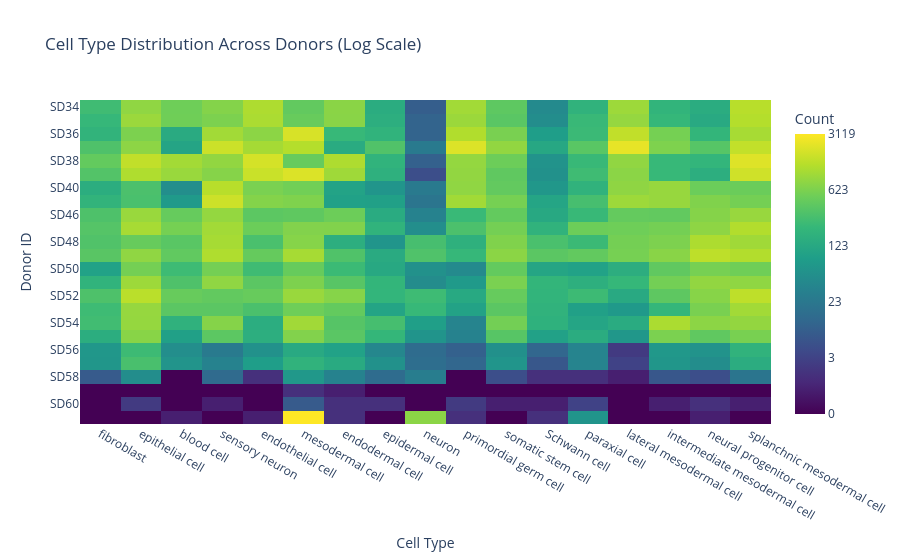

Notebook code for this chart:
### Code cell
donor_col = 'sample' #this is the column that contains the donor IDs, usually it's donorID

n_donors = adata.obs[donor_col].nunique()
print(f"\nNumber of unique donors: {n_donors}")

# Create a cross-tabulation of donor_id and cell_type
donor_cell_matrix = pd.crosstab(adata.obs[donor_col], adata.obs['cell_type'])

# Create heatmap using plotly
import plotly.express as px
import numpy as np

# Apply log10 transform to the data (adding 1 to avoid log(0))
log_data = np.log10(donor_cell_matrix.values + 1)

# Create regular heatmap with log-transformed data
fig = px.imshow(
    log_data,
    labels=dict(x="Cell Type", y="Donor ID", color="Count"),
    x=donor_cell_matrix.columns,
    y=donor_cell_matrix.index,
    color_continuous_scale='Viridis',
    title='Cell Type Distribution Across Donors (Log Scale)',
    aspect='auto'
)

fig.data[0].customdata = donor_cell_matrix.values
fig.data[0].hovertemplate = "Cell Type: %{x}<br>Donor ID: %{y}<br>Count: %{customdata:.0f}<br>Log10 Count: %{z:.2f}<extra></extra>"

tick_values = np.linspace(log_data.min(), log_data.max(), 6)
# Convert tick values back to linear space for labels
tick_labels = [f"{int(10**x - 1)}" for x in tick_values]

fig.update_layout(
    xaxis_title='Cell Type',
    yaxis_title='Donor ID',
    coloraxis=dict(
        colorbar=dict(
            title='Count',
            tickvals=tick_values,
            ticktext=tick_labels
        )
    )
)

from IPython.display import display
display(fig)

### Figure 1 — Plotly figure (JSON) as saved in the notebook; plotly's stock layout.template omitted (floating-point values rounded to 4 significant figures; data arrays with more than 128 entries replaced by an {"elided": "..."} marker saying what was removed)
{"data": [{"coloraxis": "coloraxis", "customdata": {"elided": "24x17 int values"}, "hovertemplate": "Cell Type: %{x}<br>Donor ID: %{y}<br>Count: %{customdata:.0f}<br>Log10 Count: %{z:.2f}<extra></extra>", "name": "0", "type": "heatmap", "x": ["fibroblast", "epithelial cell", "blood cell", "sensory neuron", "endothelial cell", "mesodermal cell", "endodermal cell", "epidermal cell", "neuron", "primordial germ cell", "somatic stem cell", "Schwann cell", "paraxial cell", "lateral mesodermal cell", "intermediate mesodermal cell", "neural progenitor cell", "splanchnic mesodermal cell"], "xaxis": "x", "y": ["SD34", "SD35", "SD36", "SD37", "SD38", "SD39", "SD40", "SD41", "SD46", "SD47", "SD48", "SD49", "SD50", "SD51", "SD52", "SD53", "SD54", "SD55", "SD56", "SD57", "SD58", "SD59", "SD60", "SD61"], "yaxis": "y", "z": {"elided": "24x17 float values"}}], "layout": {"coloraxis": {"colorbar": {"ticktext": ["0", "3", "23", "123", "623", "3119"], "tickvals": [0.0, 0.6989, 1.398, 2.097, 2.795, 3.494], "title": {"text": "Count"}}, "colorscale": [[0, "#440154"], [0.1111, "#482878"], [0.2222, "#3e4989"], [0.3333, "#31688e"], [0.4444, "#26828e"], [0.5556, "#1f9e89"], [0.6667, "#35b779"], [0.7778, "#6ece58"], [0.8889, "#b5de2b"], [1, "#fde725"]]}, "title": {"text": "Cell Type Distribution Across Donors (Log Scale)"}, "xaxis": {"anchor": "y", "domain": [0, 1], "title": {"text": "Cell Type"}}, "yaxis": {"anchor": "x", "autorange": "reversed", "domain": [0, 1], "title": {"text": "Donor ID"}}}}
